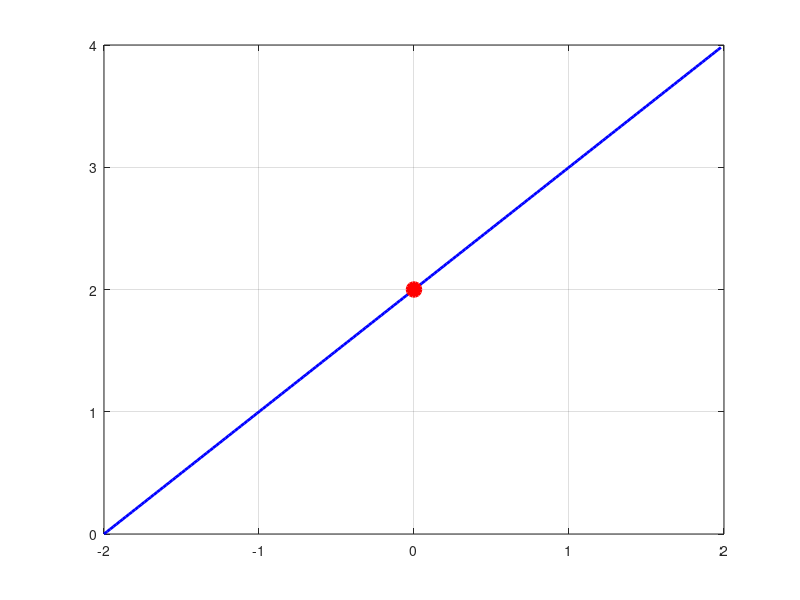

Reproduce this figure in MATLAB. (Note: this script raises an error after producing the figure.)
clear all;
clf;

% =========================================================================
% CONFIGURACIÓN GENERAL: Configura aquí tu problema
% =========================================================================
c = 0;                  % El punto al que tiende el límite (ej. x -> 0)
limite_analitico = 1;   % El resultado teórico del límite para el marcador

% DEFINE AQUÍ TU FUNCIÓN usando una función anónima @(x)
% (Recuerda usar siempre los puntos .^ , .* , ./ )
%f = @(x) sin(x) ./ x; %usar la estructura %f = @(x) ...etc
%f = @(x) x.^2 - 4.*x + 1 ./ 4;
f = @(x) (x.^2 - 4) ./ (x - 2);
% =========================================================================

% 1. Rango seguro para graficar la curva (esquivando el punto crítico)
x_izq = linspace(c - 2, c - 0.01, 100);
x_der = linspace(c + 0.01, c + 2, 100);
x_curva = [x_izq, x_der];
y_curva = f(x_curva);

% 2. EVALUACIÓN CRÍTICA: Forzamos a Octave a calcular el punto exacto 'c'
% Aquí es donde se generará el NaN o Inf si la función es indeterminada
y_critico = f(c);

% 3. Graficar el comportamiento general de la función
plot(x_curva, y_curva, 'b', 'LineWidth', 2);
hold on;

% 4. BLOQUE DE DETECCIÓN AUTOMÁTICA DE INDETERMINACIÓN
if isnan(y_critico)
    % CASO 1: Indeterminación tipo 0/0 (Pinta un círculo abierto/vacío)
    fprintf('¡ALERTA!: Se detectó una indeterminación del tipo [0/0] en x = %d.\n', c);
    plot(c, limite_analitico, 'ro', 'MarkerSize', 10, 'LineWidth', 2, 'MarkerFaceColor', 'w');
    text(c + 0.1, limite_analitico, ' <- Indeterminación (Agujero Evitable)', 'Color', 'r');

elseif isinf(y_critico)
    % CASO 2: Indeterminación tipo k/0 (Disparo al infinito)
    fprintf('¡ALERTA!: Se detectó una asíntota/disparo al infinito [k/0] en x = %d.\n', c);
    % Dibuja una línea vertical punteada roja para marcar la asíntota
    line([c, c], [min(y_curva), max(y_curva)], 'Color', 'r', 'LineStyle', '--', 'LineWidth', 1.5);
    text(c + 0.1, (max(y_curva)+min(y_curva))/2, ' <- Asíntota Vertical', 'Color', 'r');

else
    % CASO 3: La función es continua (No hay indeterminación)
    fprintf('La función es continua en x = %d. f(%d) = %f\n', c, c, y_critico);
    plot(c, y_critico, 'ro', 'MarkerSize', 10, 'LineWidth', 2, 'MarkerFaceColor', 'r');
end

% 5. Estética y límites adaptativos
grid on;
ax = gca;
ax.XAxisLocation = 'origin';
ax.YAxisLocation = 'origin';
title(['Análisis de Límite en x -> ' num2onestr(c)]);
xlabel('X'); ylabel('Y');
hold off;
